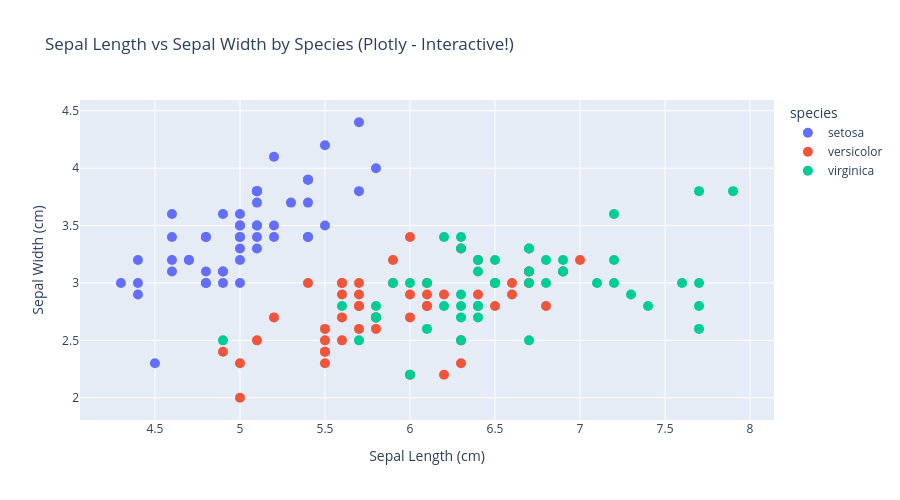

Notebook code cell kept with this figure:
### Markdown cell above
### 4.4 — Interactive Scatter Plot with Plotly

Plotly adds interactivity - hover, zoom, pan!

### Code cell
# Interactive scatter plot using Plotly
fig = pxx.scatter(iris, x='sepal_length', y='sepal_width',
                 color='species',
                 title='Sepal Length vs Sepal Width by Species (Plotly - Interactive!)',
                 labels={'sepal_length': 'Sepal Length (cm)',
                         'sepal_width': 'Sepal Width (cm)'},
                 width=900, height=500)

fig.update_traces(marker=dict(size=10, opacity=1))
fig.show()

### Figure 1 — Plotly figure (JSON) as saved in the notebook; plotly's stock layout.template omitted (floating-point values rounded to 4 significant figures)
{"data": [{"hovertemplate": "species=setosa<br>Sepal Length (cm)=%{x}<br>Sepal Width (cm)=%{y}<extra></extra>", "legendgroup": "setosa", "marker": {"color": "#636efa", "opacity": 1, "size": 10, "symbol": "circle"}, "mode": "markers", "name": "setosa", "orientation": "v", "showlegend": true, "type": "scatter", "x": [5.1, 4.9, 4.7, 4.6, 5.0, 5.4, 4.6, 5.0, 4.4, 4.9, 5.4, 4.8, 4.8, 4.3, 5.8, 5.7, 5.4, 5.1, 5.7, 5.1, 5.4, 5.1, 4.6, 5.1, 4.8, 5.0, 5.0, 5.2, 5.2, 4.7, 4.8, 5.4, 5.2, 5.5, 4.9, 5.0, 5.5, 4.9, 4.4, 5.1, 5.0, 4.5, 4.4, 5.0, 5.1, 4.8, 5.1, 4.6, 5.3, 5.0], "xaxis": "x", "y": [3.5, 3.0, 3.2, 3.1, 3.6, 3.9, 3.4, 3.4, 2.9, 3.1, 3.7, 3.4, 3.0, 3.0, 4.0, 4.4, 3.9, 3.5, 3.8, 3.8, 3.4, 3.7, 3.6, 3.3, 3.4, 3.0, 3.4, 3.5, 3.4, 3.2, 3.1, 3.4, 4.1, 4.2, 3.1, 3.2, 3.5, 3.6, 3.0, 3.4, 3.5, 2.3, 3.2, 3.5, 3.8, 3.0, 3.8, 3.2, 3.7, 3.3], "yaxis": "y"}, {"hovertemplate": "species=versicolor<br>Sepal Length (cm)=%{x}<br>Sepal Width (cm)=%{y}<extra></extra>", "legendgroup": "versicolor", "marker": {"color": "#EF553B", "opacity": 1, "size": 10, "symbol": "circle"}, "mode": "markers", "name": "versicolor", "orientation": "v", "showlegend": true, "type": "scatter", "x": [7.0, 6.4, 6.9, 5.5, 6.5, 5.7, 6.3, 4.9, 6.6, 5.2, 5.0, 5.9, 6.0, 6.1, 5.6, 6.7, 5.6, 5.8, 6.2, 5.6, 5.9, 6.1, 6.3, 6.1, 6.4, 6.6, 6.8, 6.7, 6.0, 5.7, 5.5, 5.5, 5.8, 6.0, 5.4, 6.0, 6.7, 6.3, 5.6, 5.5, 5.5, 6.1, 5.8, 5.0, 5.6, 5.7, 5.7, 6.2, 5.1, 5.7], "xaxis": "x", "y": [3.2, 3.2, 3.1, 2.3, 2.8, 2.8, 3.3, 2.4, 2.9, 2.7, 2.0, 3.0, 2.2, 2.9, 2.9, 3.1, 3.0, 2.7, 2.2, 2.5, 3.2, 2.8, 2.5, 2.8, 2.9, 3.0, 2.8, 3.0, 2.9, 2.6, 2.4, 2.4, 2.7, 2.7, 3.0, 3.4, 3.1, 2.3, 3.0, 2.5, 2.6, 3.0, 2.6, 2.3, 2.7, 3.0, 2.9, 2.9, 2.5, 2.8], "yaxis": "y"}, {"hovertemplate": "species=virginica<br>Sepal Length (cm)=%{x}<br>Sepal Width (cm)=%{y}<extra></extra>", "legendgroup": "virginica", "marker": {"color": "#00cc96", "opacity": 1, "size": 10, "symbol": "circle"}, "mode": "markers", "name": "virginica", "orientation": "v", "showlegend": true, "type": "scatter", "x": [6.3, 5.8, 7.1, 6.3, 6.5, 7.6, 4.9, 7.3, 6.7, 7.2, 6.5, 6.4, 6.8, 5.7, 5.8, 6.4, 6.5, 7.7, 7.7, 6.0, 6.9, 5.6, 7.7, 6.3, 6.7, 7.2, 6.2, 6.1, 6.4, 7.2, 7.4, 7.9, 6.4, 6.3, 6.1, 7.7, 6.3, 6.4, 6.0, 6.9, 6.7, 6.9, 5.8, 6.8, 6.7, 6.7, 6.3, 6.5, 6.2, 5.9], "xaxis": "x", "y": [3.3, 2.7, 3.0, 2.9, 3.0, 3.0, 2.5, 2.9, 2.5, 3.6, 3.2, 2.7, 3.0, 2.5, 2.8, 3.2, 3.0, 3.8, 2.6, 2.2, 3.2, 2.8, 2.8, 2.7, 3.3, 3.2, 2.8, 3.0, 2.8, 3.0, 2.8, 3.8, 2.8, 2.8, 2.6, 3.0, 3.4, 3.1, 3.0, 3.1, 3.1, 3.1, 2.7, 3.2, 3.3, 3.0, 2.5, 3.0, 3.4, 3.0], "yaxis": "y"}], "layout": {"height": 500, "legend": {"title": {"text": "species"}, "tracegroupgap": 0}, "title": {"text": "Sepal Length vs Sepal Width by Species (Plotly - Interactive!)"}, "width": 900, "xaxis": {"anchor": "y", "domain": [0, 1], "title": {"text": "Sepal Length (cm)"}}, "yaxis": {"anchor": "x", "domain": [0, 1], "title": {"text": "Sepal Width (cm)"}}}}
